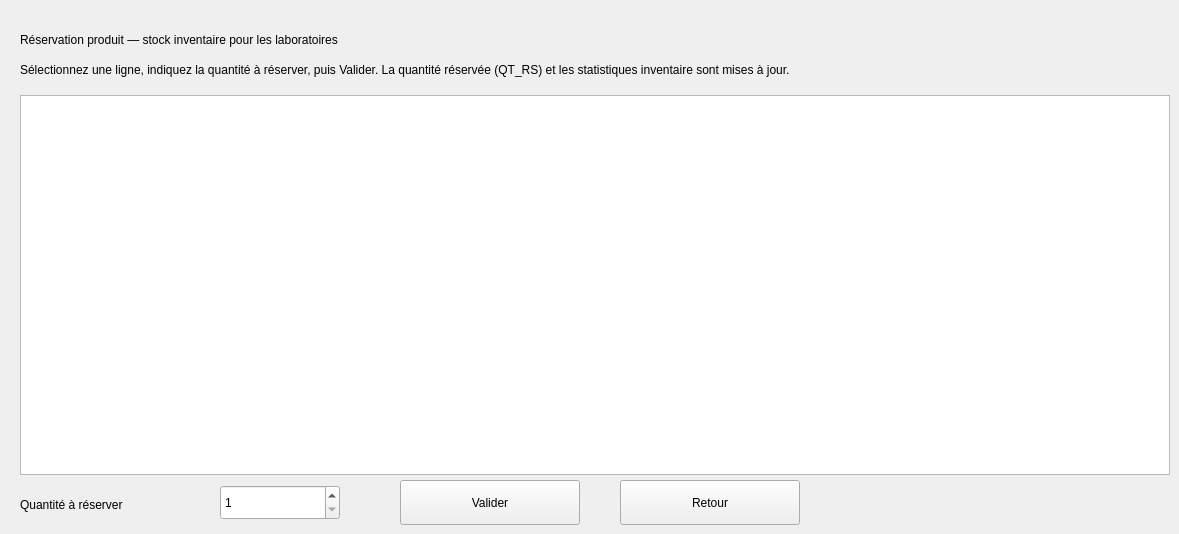
            <widget class="QWidget" name="labReserveProduct">
             <widget class="QLabel" name="lblLabReserveTitle">
              <property name="geometry">
               <rect>
                <x>20</x>
                <y>20</y>
                <width>900</width>
                <height>40</height>
               </rect>
              </property>
              <property name="text">
               <string>Réservation produit — stock inventaire pour les laboratoires</string>
              </property>
             </widget>
             <widget class="QLabel" name="lblLabReserveHint">
              <property name="geometry">
               <rect>
                <x>20</x>
                <y>55</y>
                <width>1100</width>
                <height>30</height>
               </rect>
              </property>
              <property name="text">
               <string>Sélectionnez une ligne, indiquez la quantité à réserver, puis Valider. La quantité réservée (QT_RS) et les statistiques inventaire sont mises à jour.</string>
              </property>
              <property name="wordWrap">
               <bool>true</bool>
              </property>
             </widget>
             <widget class="QTableWidget" name="TableLabReserveProducts">
              <property name="geometry">
               <rect>
                <x>20</x>
                <y>95</y>
                <width>1150</width>
                <height>380</height>
               </rect>
              </property>
              <property name="editTriggers">
               <set>QAbstractItemView::EditTrigger::NoEditTriggers</set>
              </property>
              <property name="selectionMode">
               <enum>QAbstractItemView::SelectionMode::SingleSelection</enum>
              </property>
              <property name="selectionBehavior">
               <enum>QAbstractItemView::SelectionBehavior::SelectRows</enum>
              </property>
              <property name="sortingEnabled">
               <bool>false</bool>
              </property>
             </widget>
             <widget class="QLabel" name="lblLabReserveQty">
              <property name="geometry">
               <rect>
                <x>20</x>
                <y>490</y>
                <width>200</width>
                <height>30</height>
               </rect>
              </property>
              <property name="text">
               <string>Quantité à réserver</string>
              </property>
             </widget>
             <widget class="QSpinBox" name="spinLabReserveQty">
              <property name="geometry">
               <rect>
                <x>220</x>
                <y>485</y>
                <width>120</width>
                <height>35</height>
               </rect>
              </property>
              <property name="minimum">
               <number>1</number>
              </property>
              <property name="maximum">
               <number>999999</number>
              </property>
             </widget>
             <widget class="QPushButton" name="btnLabReserveValidate">
              <property name="geometry">
               <rect>
                <x>400</x>
                <y>480</y>
                <width>180</width>
                <height>45</height>
               </rect>
              </property>
              <property name="text">
               <string>Valider</string>
              </property>
             </widget>
             <widget class="QPushButton" name="btnLabReserveBack">
              <property name="geometry">
               <rect>
                <x>620</x>
                <y>480</y>
                <width>180</width>
                <height>45</height>
               </rect>
              </property>
              <property name="text">
               <string>Retour</string>
              </property>
             </widget>
            </widget>
